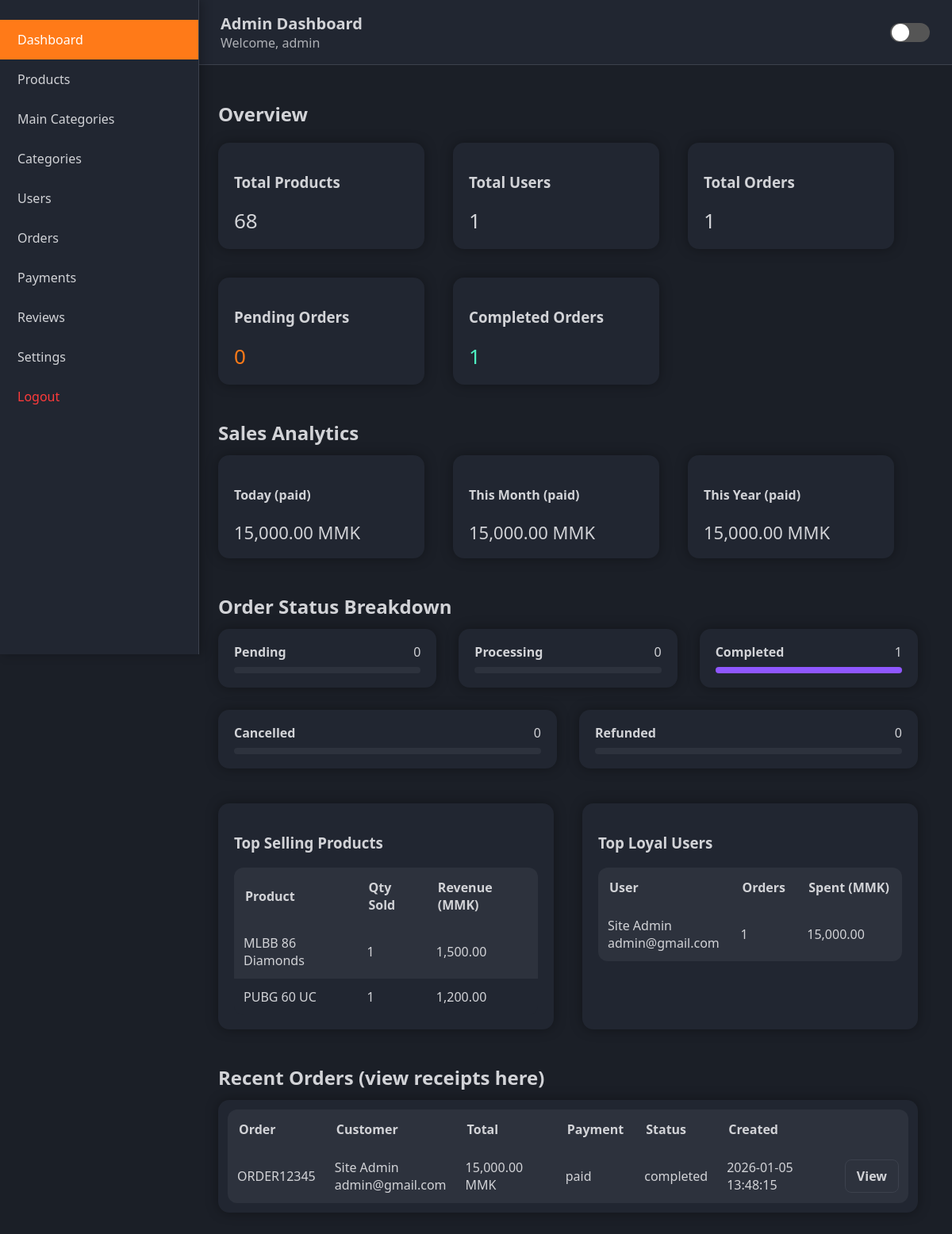
Page /admin/dashboard.php (signed in) on the committed database.
### tables this page shows
CREATE TABLE orders (
  id INT(10) UNSIGNED NOT NULL AUTO_INCREMENT,
  user_id INT(10) UNSIGNED NOT NULL,
  order_code VARCHAR(50) NOT NULL UNIQUE,
  total_amount DECIMAL(10,2) NOT NULL,
  payment_method VARCHAR(50) DEFAULT 'KBZPay',
  payment_status ENUM('pending','paid','failed','refunded') DEFAULT 'pending',
  order_status ENUM('pending','processing','completed','cancelled','refunded') DEFAULT 'pending',
  created_at TIMESTAMP DEFAULT current_timestamp(),
  PRIMARY KEY (id),
  FOREIGN KEY (user_id) REFERENCES users(id)
);

CREATE TABLE users (
  id              INT(10) UNSIGNED NOT NULL AUTO_INCREMENT,
  name            VARCHAR(100) NOT NULL,
  username        VARCHAR(50) NOT NULL UNIQUE,
  email           VARCHAR(150) NOT NULL UNIQUE,
  password        VARCHAR(255) NOT NULL,
  role            ENUM('user','admin') NOT NULL DEFAULT 'user',
  phone           VARCHAR(30) DEFAULT NULL,
  address         TEXT DEFAULT NULL,
  profile_image   VARCHAR(255) DEFAULT 'default_user.png',
  status          ENUM('active','blocked') DEFAULT 'active',
  created_at      TIMESTAMP NOT NULL DEFAULT current_timestamp(),
  updated_at      TIMESTAMP NOT NULL DEFAULT current_timestamp() ON UPDATE current_timestamp(),
  PRIMARY KEY (id)
);

### admin/dashboard.php (the view, shortened to what this page needs)
<?php
require_once "../db/connection.php";
$totalProducts  = (int)$conn->query("SELECT COUNT(*) FROM products")->fetchColumn();
$totalUsers     = (int)$conn->query("SELECT COUNT(*) FROM users")->fetchColumn();
$totalOrders    = (int)$conn->query("SELECT COUNT(*) FROM orders")->fetchColumn();
$pendingOrders  = (int)$conn->query("SELECT COUNT(*) FROM orders WHERE order_status='pending'")->fetchColumn();
$completedOrders= (int)$conn->query("SELECT COUNT(*) FROM orders WHERE order_status='completed'")->fetchColumn();
$salesToday = (float)$conn->query("
    SELECT COALESCE(SUM(total_amount),0) FROM orders
    WHERE DATE(created_at) = CURDATE() AND payment_status='paid'
")->fetchColumn();
$salesMonth = (float)$conn->query("
    SELECT COALESCE(SUM(total_amount),0) FROM orders
    WHERE YEAR(created_at)=YEAR(CURDATE()) AND MONTH(created_at)=MONTH(CURDATE()) AND payment_status='paid'
")->fetchColumn();
$salesYear = (float)$conn->query("
    SELECT COALESCE(SUM(total_amount),0) FROM orders
    WHERE YEAR(created_at)=YEAR(CURDATE()) AND payment_status='paid'
")->fetchColumn();
$statusCounts = $conn->query("
    SELECT order_status, COUNT(*) AS cnt
    FROM orders
    GROUP BY order_status
")->fetchAll(PDO::FETCH_KEY_PAIR);
$topProducts = $conn->query("
    SELECT
        oi.product_name,
        SUM(oi.quantity) AS qty_sold,
        SUM(oi.subtotal) AS revenue
    FROM order_items oi
    GROUP BY oi.product_id, oi.product_name
    ORDER BY qty_sold DESC
    LIMIT 5
")->fetchAll(PDO::FETCH_ASSOC);
$topUsersStmt = $conn->query("
    SELECT
        u.name,
        u.email,
        COUNT(o.id) AS orders_count,
        SUM(o.total_amount) AS total_spent
    FROM orders o
    JOIN users u ON o.user_id = u.id
    GROUP BY u.id, u.name, u.email
    ORDER BY total_spent DESC
    LIMIT 10
");
$topUsers = $topUsersStmt->fetchAll(PDO::FETCH_ASSOC);
$recentOrdersStmt = $conn->query("
    SELECT
        o.id,
        o.order_code,
        o.total_amount,
        o.payment_status,
        o.order_status,
        o.created_at,
        u.name AS user_name,
        u.email AS user_email
    FROM orders o
    LEFT JOIN users u ON o.user_id = u.id
    ORDER BY o.created_at DESC
    LIMIT 8
");
$recentOrders = $recentOrdersStmt->fetchAll(PDO::FETCH_ASSOC);
?>
<!DOCTYPE html>
<html>
<head>
    <link rel="stylesheet" href="../assets/css/admin.css">
</head>
<body>
<div class="sidebar">
    <a href="dashboard.php" class="active-link">Dashboard</a>
    <a href="products_manage.php">Products</a>
    <a href="main_categories_management.php">Main Categories</a>
    <a href="categories_management.php">Categories</a>
    <a href="users_manage.php">Users</a>
    <a href="orders_manage.php">Orders</a>
    <a href="payments_manage.php">Payments</a>
    <a href="reviews_manage.php">Reviews</a>
    <a href="settings.php">Settings</a>
    <a href="../auth/logout.php" style="color:#ff3b3b;">Logout</a>
</div>
<div class="topbar">
    <div>
        <strong style="font-size:20px;">Admin Dashboard</strong>
        <p style="margin:0; opacity:0.8;">Welcome, <?= htmlspecialchars($_SESSION['username']) ?> </p>
    </div>
    <div class="switch-container">
        <div class="switch-toggle" onclick="toggleMode()"></div>
    </div>
</div>
<div class="content">
    <h2 style="margin-bottom:20px;">Overview</h2>
    <div style="display:flex; flex-wrap:wrap; gap:18px;">
        <div class="card"><h3>Total Products</h3><p style="font-size:26px; margin:0;"><?= $totalProducts ?></p></div>
        <div class="card"><h3>Total Users</h3><p style="font-size:26px; margin:0;"><?= $totalUsers ?></p></div>
        <div class="card"><h3>Total Orders</h3><p style="font-size:26px; margin:0;"><?= $totalOrders ?></p></div>
        <div class="card"><h3>Pending Orders</h3><p style="font-size:26px; margin:0; color:#ff7a18;"><?= $pendingOrders ?></p></div>
        <div class="card"><h3>Completed Orders</h3><p style="font-size:26px; margin:0; color:#4ef0c2;"><?= $completedOrders ?></p></div>
    </div>
    <h2 style="margin:26px 0 12px;">Sales Analytics</h2>
    <div style="display:flex; flex-wrap:wrap; gap:18px;">
        <div class="card"><h4>Today (paid)</h4><p style="font-size:22px; margin:0;"><?= number_format($salesToday,2) ?> MMK</p></div>
        <div class="card"><h4>This Month (paid)</h4><p style="font-size:22px; margin:0;"><?= number_format($salesMonth,2) ?> MMK</p></div>
        <div class="card"><h4>This Year (paid)</h4><p style="font-size:22px; margin:0;"><?= number_format($salesYear,2) ?> MMK</p></div>
    </div>
    <h2 style="margin:26px 0 12px;">Order Status Breakdown</h2>
    <div style="display:flex; flex-wrap:wrap; gap:10px;">
        <?php
        $allStatuses = ['pending','processing','completed','cancelled','refunded'];
        $maxCount = max(1, max($statusCounts ?: [1]));
        foreach ($allStatuses as $st):
            $cnt = (int)($statusCounts[$st] ?? 0);
            $width = round(($cnt / $maxCount) * 100);
        ?>
        <div class="card" style="min-width:160px; flex:1 1 160px;">
            <div style="display:flex; justify-content:space-between; align-items:center;">
                <strong><?= ucfirst($st) ?></strong>
                <span><?= $cnt ?></span>
            </div>
            <div style="height:8px; background:var(--panel-2); border-radius:6px; overflow:hidden; margin-top:8px;">
                <div style="width:<?= $width ?>%; height:100%; background:#8f57ff;"></div>
            </div>
        </div>
        <?php endforeach; ?>
    </div>
    <div style="display:flex; flex-wrap:wrap; gap:18px; margin-top:26px;">
        <div class="card" style="flex:1 1 320px;">
            <h3>Top Selling Products</h3>
            <?php if (!$topProducts): ?>
                <p class="muted">No sales data yet.</p>
            <?php else: ?>
            <table>
                <tr><th>Product</th><th>Qty Sold</th><th>Revenue (MMK)</th></tr>
                <?php foreach ($topProducts as $p): ?>
                    <tr>
                        <td><?= htmlspecialchars($p['product_name']) ?></td>
                        <td><?= (int)$p['qty_sold'] ?></td>
                        <td><?= number_format($p['revenue'],2) ?></td>
                    </tr>
                <?php endforeach; ?>
            </table>
            <?php endif; ?>
        </div>
        <div class="card" style="flex:1 1 320px;">
            <h3>Top Loyal Users</h3>
            <?php if (!$topUsers): ?>
                <p class="muted">No orders yet.</p>
            <?php else: ?>
            <table>
                <tr><th>User</th><th>Orders</th><th>Spent (MMK)</th></tr>
                <?php foreach ($topUsers as $u): ?>
                    <tr>
                        <td><?= htmlspecialchars($u['name']) ?><br><span class="muted tiny"><?= htmlspecialchars($u['email']) ?></span></td>
                        <td><?= (int)$u['orders_count'] ?></td>
                        <td><?= number_format($u['total_spent'],2) ?></td>
                    </tr>
                <?php endforeach; ?>
            </table>
            <?php endif; ?>
        </div>
    </div>
    <h2 style="margin:26px 0 12px;">Recent Orders (view receipts here)</h2>
    <div class="card" style="padding:0.75rem;">
      <?php if (!$recentOrders): ?>
        <p class="muted">No orders yet.</p>
      <?php else: ?>
        <table>
          <tr>
            <th>Order</th>
            <th>Customer</th>
            <th>Total</th>
            <th>Payment</th>
            <th>Status</th>
            <th>Created</th>
            <th></th>
          </tr>
          <?php foreach ($recentOrders as $ro): ?>
            <tr>
              <td><?= htmlspecialchars($ro['order_code']); ?></td>
              <td>
                <?= htmlspecialchars($ro['user_name'] ?? 'Guest'); ?><br>
                <span class="muted tiny"><?= htmlspecialchars($ro['user_email'] ?? ''); ?></span>
              </td>
              <td><?= number_format($ro['total_amount'],2); ?> MMK</td>
              <td><?= htmlspecialchars($ro['payment_status']); ?></td>
              <td><?= htmlspecialchars($ro['order_status']); ?></td>
              <td><?= htmlspecialchars($ro['created_at']); ?></td>
              <td><a class="btn" href="order_view.php?id=<?= (int)$ro['id']; ?>">View</a></td>
            </tr>
          <?php endforeach; ?>
        </table>
      <?php endif; ?>
    </div>
</div>
</body>
</html>

### assets/css/admin.css (style rules this page uses)
:root { --bg: #1b1f27; --panel: #212631; --panel-2: #2d323d; --text: #d2d3d7; --border: #3c414d; --accent-orange: #ff7a18; --accent-purple: #8f57ff; --accent-mint: #4ef0c2; --light-bg: #ece7ff; --light-panel: #ffffff; --light-panel-2: #f2f1ff; --light-text: #2c2f38; --light-border: #c6c0e8; --transition: 0.35s; }
body { background: var(--bg); color: var(--text); font-family: "Segoe UI", Arial, sans-serif; margin: 0; transition: background var(--transition), color var(--transition); }
.sidebar { width: 250px; height: 100vh; background: var(--panel); position: fixed; top: 0; left: 0; border-right: 1px solid var(--border); box-shadow: 4px 0 12px rgba(0,0,0,0.25); padding-top: 25px; transition: background var(--transition), color var(--transition); }
.sidebar a { display: block; padding: 14px 22px; text-decoration: none; color: var(--text); font-size: 16px; transition: 0.25s; }
.sidebar a.active-link { background: var(--accent-orange); color: #fff !important; }
.topbar { margin-left: 250px; background: var(--panel); color: var(--text); padding: 16px 28px; border-bottom: 1px solid var(--border); display: flex; justify-content: space-between; align-items: center; transition: background var(--transition), color var(--transition); }
.content { margin-left: 250px; padding: 25px; }
.card { background: var(--panel); padding: 18px 20px; border-radius: 14px; box-shadow: 0 0 15px rgba(0,0,0,0.35); margin-right: 18px; margin-bottom: 18px; min-width: 220px; display: inline-block; transition: transform 0.2s, background var(--transition), color var(--transition); }
.btn { display: inline-flex; align-items: center; gap: 6px; padding: 9px 14px; background: var(--panel-2); color: var(--text); border: 1px solid var(--border); border-radius: 8px; text-decoration: none; cursor: pointer; font-weight: 600; transition: 0.2s ease; }
table { width: 100%; border-collapse: collapse; background: var(--panel); border-radius: 12px; overflow: hidden; }
th { background: var(--panel-2); padding: 14px; text-align: left; color: var(--text); }
td { padding: 12px; color: var(--text); }
tr:nth-child(even) { background: var(--panel-2); }
.switch-container { display: flex; align-items: center; gap: 0; }
.switch-toggle { width: 50px; height: 24px; background: #555; border-radius: 50px; position: relative; cursor: pointer; transition: background var(--transition); }
.switch-toggle::after { content: ""; width: 22px; height: 22px; background: #fff; border-radius: 50%; position: absolute; top: 1px; left: 2px; transition: transform var(--transition); }

### rows in the picture
orders: order_code "ORDER12345", user.name "Site Admin", user.email "admin@gmail.com", total_amount "15,000.00", payment_status "paid", order_status "completed", created_at "2026-01-05 13:48:15"

### other values in the picture
$_SESSION['username'] "admin"
$totalProducts "68"
$totalUsers "1"
$totalOrders "1"
$pendingOrders "0"
$completedOrders "1"
$salesToday "15,000.00"
$salesMonth "15,000.00"
$salesYear "15,000.00"
$st "Pending"
$cnt "0"
$st "Processing"
$st "Completed"
$cnt "1"
$st "Cancelled"
